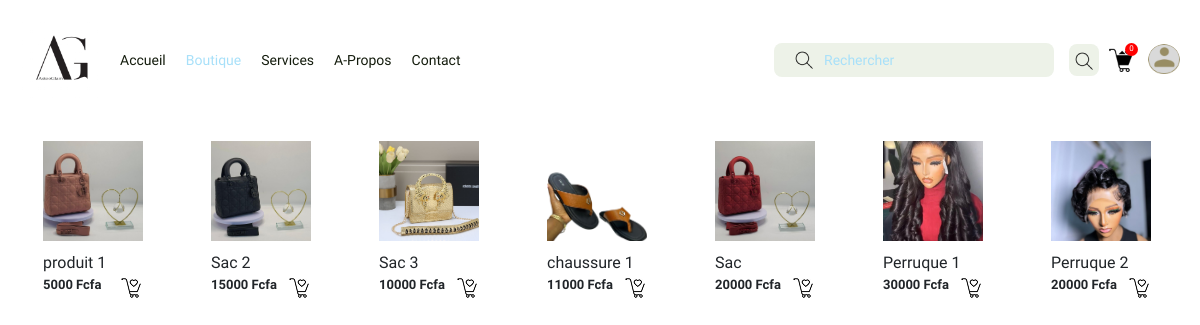
Screenshot of /categorie/ with the database file from the repository.
### vente/models.py (models this page shows, shortened)
class Produit(models.Model):
    nom = models.CharField(max_length=100)
    prix = models.IntegerField()
    description = models.TextField()
    categorie = models.ForeignKey(Categorie,on_delete=models.SET_NULL,null=True)
    image = models.ImageField(upload_to= 'produit_image/')

### vente/views.py (the view)
# urls.py: path('categorie/', views.categorie,name="categorie"),
def categorie(request,category_id=None):
    produits = Produit.objects.all()
    categories = Categorie.objects.all()
    if category_id:
        categorie_active = get_object_or_404(Categorie, id=category_id)
        produits = Produit.objects.filter(categorie=categorie_active)
    else:
        categorie_active = None
    return render(request,'vente/categorie.html', {'produits': produits, 'categories': categories, 'categorie_active': categorie_active})

### vente/context_processors.py (called while the page is built)
def panier_count(request):
    if "panier" not in request.session:
        request.session["panier"] = []
    panier = request.session["panier"]
    nombre = len(panier)
    return {'nombre': nombre}

### vente/templates/vente/categorie.html (shortened to what this page needs)
{%load static %}
<!DOCTYPE html>
<html lang="en">
<head>
    <link href="https://cdn.jsdelivr.net/npm/bootstrap@5.0.2/dist/css/bootstrap.min.css" rel="stylesheet">
    <link rel="stylesheet" href="{%static 'base.css'%}">
    <link rel="stylesheet" href="{%static 'categorie.css'%}">
</head>
<body>
    <nav class="large-screen-nav">
        <div class="left-ls-nav">
            <a href="{% url '' %}"><img src="{% static 'logo1.jpg'%}" alt=""></a>
            <div class="ls-nav-links-container">
                <a href="{% url '' %}">Accueil</a>
                <a class="active" href="{% url 'boutique' %}">Boutique</a>
                <a href="{% url 'services' %}">Services</a>
                <a href="{% url 'apropos' %}">A-Propos</a>
                <a href="{% url 'contact' %}">Contact</a>
            </div>
        </div>
        <div class="right-ls-nav">
            <form action="{% url 'boutique' %}" method="get" class="ls-nav-search-form">
                <img class="sr-icon-ls-nav" src="{% static 'search.png'%}" alt="">
                <input type="text" name="sr-input-ls-nav" id="sr-input-ls-nav" placeholder="Rechercher">
                <button class="sr-btn-ls-nav"><img src="{% static 'search.png'%}" alt=""></button>
            </form>
            <div class="ls-nav-panier-user">
                <a href="{% url 'panier' %}">
                    <span>{{nombre}}</span>
                    <img src="{% static 'panier.png'%}" alt="">
                </a>
                <a href="{% url 'profil' %}">
                    <div class="user-container"></div>
                </a>
            </div>
        </div>
    </nav>
    <div class="contenu">
        <div class="cat">
            <div class="container">
                {% for produit in produits %}
                <div class="square-container" id="imageContainer{{ produit.id }}" onclick="toggleSelection('imageContainer{{ produit.id }}')">
                    <div class="formulaire">
                        <a href="{% url 'detail_produit' produit.id %}">
                            <img class="square-image" src="{{ produit.image.url }}" alt="{{ produit.nom }}">
                        </a>
                    </div>
                    <div class="image-title">
                        <div class="fruit">{{ produit.nom }}</div>
                        <div class="ajout_panier">
                            <div class="prix">{{ produit.prix }} Fcfa</div>
                            <a href="{% url 'ajouter_au_panier' produit.id %}"><div><img src="{%static 'Shopping Cart.png'%}" alt=""></div></a>
                        </div>
                    </div>
                </div>
                {% endfor %}
            </div>
        </div>
    </div>
</body>
</html>

### vente/static/base.css (style rules this page uses)
* { padding: 0; margin: 0; box-sizing: border-box; }
body { font-family: "Epilogue", sans-serif; font-weight: 500; font-style: normal; position: relative; }
.large-screen-nav { width: 100%; padding: 20px; display: flex; }
.left-ls-nav { width: 65%; display: flex; align-items: center; gap: 20px; }
.left-ls-nav img { width: 80px; }
.ls-nav-links-container { display: flex; gap: 20px; }
.ls-nav-links-container a { color: #141C0D; font-size: 14px; text-decoration: none; }
.ls-nav-links-container a.active { color: #A8E0F9; }
.right-ls-nav { width: 35%; display: flex; justify-content: space-between; align-items: center; }
.ls-nav-search-form { width: 80%; display: flex; gap: 15px; align-items: center; position: relative; }
.sr-icon-ls-nav { position: absolute; left: 20px; }
#sr-input-ls-nav { width: 90%; padding: 5px 50px; border: none; outline: none; border-radius: 8px; background-color: #EDF2E8; }
#sr-input-ls-nav::placeholder { color: #A8E0F9; font-size: 14px; }
.sr-btn-ls-nav { width: 32px; height: 32px; border: none; background-color: #EDF2E8; border-radius: 8px; }
.ls-nav-panier-user { display: flex; gap: 15px; align-items: center; }
.ls-nav-panier-user a img { width: 24px; }
.ls-nav-panier-user a { position: relative; }
.ls-nav-panier-user a span { position: absolute; right: -5px; top: -5px; width: 13px; height: 13px; background-color: red; display: flex; align-items: center; justify-content: center; border-radius: 50%; color: white; font-size: 8px; }
.user-container { width: 32px; height: 32px; background-image: url("/static/pp.png"); background-size: contain; background-repeat: no-repeat; border-radius: 50%; }
.contenu { padding: 20px; }

### vente/static/categorie.css (style rules this page uses)
body .contenu { width: 100%; }
* { padding: 0; margin: 0; box-sizing: border-box; }
.container { display: grid; grid-template-columns: repeat(auto-fit, minmax(100px, 1fr)); grid-gap: 60px; align-items: flex-start; }
.square-container { width: 100px; height: 100px; position: relative; border: 1px solid white; cursor: pointer; margin-bottom: 50px; }
.square-image { width: 100px; height: 100px; object-fit: cover; }
.image-title { margin-top: 10px; }
.cat { margin-bottom: 100px; }
.ajout_panier { display: flex; justify-content: space-between; }
.prix { font-size: 13px; font-weight: bold; }

### rows the page displays
Produit: image (picture), nom "produit 1", prix "5000"
Produit: image (picture), nom "Sac 2", prix "15000"
Produit: image (picture), nom "Sac 3", prix "10000"
Produit: image (picture), nom "chaussure 1", prix "11000"
Produit: image (picture), nom "Sac", prix "20000"
Produit: image (picture), nom "Perruque 1", prix "30000"
Produit: image (picture), nom "Perruque 2", prix "20000"

### other values shown
{{ nombre }} "0"
